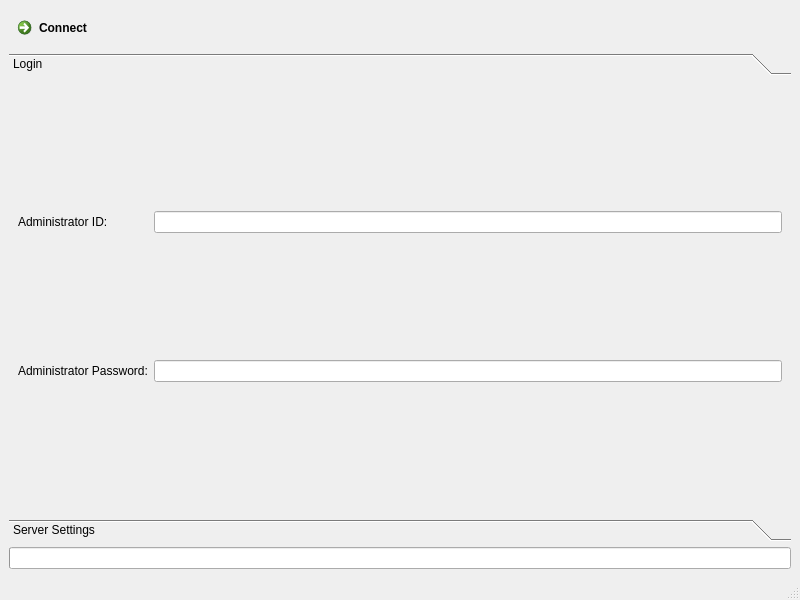
<?xml version="1.0" encoding="UTF-8"?>
<ui version="4.0">
 <class>loginwindow</class>
 <widget class="QMainWindow" name="loginwindow">
  <property name="geometry">
   <rect>
    <x>0</x>
    <y>0</y>
    <width>800</width>
    <height>600</height>
   </rect>
  </property>
  <property name="windowTitle">
   <string>Login</string>
  </property>
  <property name="windowIcon">
   <iconset>
    <normaloff>../../../Downloads/favicon.ico</normaloff>../../../Downloads/favicon.ico</iconset>
  </property>
  <widget class="QWidget" name="centralwidget">
   <layout class="QVBoxLayout" name="verticalLayout">
    <item>
     <widget class="QFrame" name="frame1">
      <property name="sizePolicy">
       <sizepolicy hsizetype="Preferred" vsizetype="Fixed">
        <horstretch>0</horstretch>
        <verstretch>0</verstretch>
       </sizepolicy>
      </property>
      <layout class="QHBoxLayout" name="_3">
       <property name="spacing">
        <number>6</number>
       </property>
       <property name="sizeConstraint">
        <enum>QLayout::SetFixedSize</enum>
       </property>
       <property name="leftMargin">
        <number>1</number>
       </property>
       <property name="topMargin">
        <number>1</number>
       </property>
       <property name="rightMargin">
        <number>1</number>
       </property>
       <property name="bottomMargin">
        <number>1</number>
       </property>
       <item>
        <widget class="QCommandLinkButton" name="commandLinkButton">
         <property name="sizePolicy">
          <sizepolicy hsizetype="Preferred" vsizetype="Fixed">
           <horstretch>0</horstretch>
           <verstretch>0</verstretch>
          </sizepolicy>
         </property>
         <property name="text">
          <string>Connect</string>
         </property>
        </widget>
       </item>
      </layout>
     </widget>
    </item>
    <item>
     <widget class="QToolBox" name="toolBox">
      <property name="currentIndex">
       <number>0</number>
      </property>
      <widget class="QWidget" name="page">
       <property name="geometry">
        <rect>
         <x>0</x>
         <y>0</y>
         <width>782</width>
         <height>403</height>
        </rect>
       </property>
       <attribute name="label">
        <string>Login</string>
       </attribute>
       <layout class="QGridLayout" name="gridLayout">
        <item row="0" column="0">
         <widget class="QLabel" name="label">
          <property name="text">
           <string>Administrator ID:</string>
          </property>
         </widget>
        </item>
        <item row="0" column="1">
         <widget class="QLineEdit" name="lineEdit"/>
        </item>
        <item row="1" column="0">
         <widget class="QLabel" name="label_2">
          <property name="text">
           <string>Administrator Password:</string>
          </property>
         </widget>
        </item>
        <item row="1" column="1">
         <widget class="QLineEdit" name="lineEdit_2"/>
        </item>
       </layout>
      </widget>
      <widget class="QWidget" name="page_2">
       <property name="geometry">
        <rect>
         <x>0</x>
         <y>0</y>
         <width>782</width>
         <height>403</height>
        </rect>
       </property>
       <attribute name="label">
        <string>Server Settings</string>
       </attribute>
       <layout class="QHBoxLayout" name="horizontalLayout">
        <item>
         <widget class="QGroupBox" name="connGroupBox">
          <property name="title">
           <string>Connection settings</string>
          </property>
          <layout class="QGridLayout" name="_2">
           <property name="leftMargin">
            <number>8</number>
           </property>
           <property name="topMargin">
            <number>8</number>
           </property>
           <property name="rightMargin">
            <number>8</number>
           </property>
           <property name="bottomMargin">
            <number>8</number>
           </property>
           <property name="spacing">
            <number>6</number>
           </property>
           <item row="1" column="3">
            <widget class="QLineEdit" name="editDatabase"/>
           </item>
           <item row="5" column="3">
            <widget class="QSpinBox" name="portSpinBox">
             <property name="specialValueText">
              <string>Default</string>
             </property>
             <property name="minimum">
              <number>-1</number>
             </property>
             <property name="maximum">
              <number>65535</number>
             </property>
             <property name="value">
              <number>-1</number>
             </property>
            </widget>
           </item>
           <item row="2" column="3">
            <widget class="QLineEdit" name="editUsername"/>
           </item>
           <item row="4" column="1">
            <widget class="QLabel" name="textLabel5">
             <property name="text">
              <string>&amp;Hostname:</string>
             </property>
             <property name="buddy">
              <cstring>editHostname</cstring>
             </property>
            </widget>
           </item>
           <item row="3" column="3">
            <widget class="QLineEdit" name="editPassword">
             <property name="echoMode">
              <enum>QLineEdit::Password</enum>
             </property>
            </widget>
           </item>
           <item row="2" column="1">
            <widget class="QLabel" name="textLabel4">
             <property name="text">
              <string>&amp;Username:</string>
             </property>
             <property name="buddy">
              <cstring>editUsername</cstring>
             </property>
            </widget>
           </item>
           <item row="1" column="1">
            <widget class="QLabel" name="textLabel3">
             <property name="text">
              <string>Database Name:</string>
             </property>
             <property name="buddy">
              <cstring>editDatabase</cstring>
             </property>
            </widget>
           </item>
           <item row="0" column="1">
            <widget class="QCheckBox" name="checkBox">
             <property name="text">
              <string>Connect to the default Database</string>
             </property>
             <property name="checked">
              <bool>true</bool>
             </property>
            </widget>
           </item>
           <item row="3" column="1">
            <widget class="QLabel" name="textLabel4_2">
             <property name="text">
              <string>&amp;Password:</string>
             </property>
             <property name="buddy">
              <cstring>editPassword</cstring>
             </property>
            </widget>
           </item>
           <item row="4" column="3">
            <widget class="QLineEdit" name="editHostname"/>
           </item>
           <item row="5" column="1">
            <widget class="QLabel" name="textLabel5_2">
             <property name="text">
              <string>P&amp;ort:</string>
             </property>
             <property name="buddy">
              <cstring>portSpinBox</cstring>
             </property>
            </widget>
           </item>
          </layout>
         </widget>
        </item>
       </layout>
      </widget>
     </widget>
    </item>
    <item>
     <widget class="QProgressBar" name="progressBar">
      <property name="maximum">
       <number>100</number>
      </property>
      <property name="value">
       <number>0</number>
      </property>
      <property name="textVisible">
       <bool>false</bool>
      </property>
     </widget>
    </item>
   </layout>
  </widget>
  <widget class="QMenuBar" name="menubar">
   <property name="geometry">
    <rect>
     <x>0</x>
     <y>0</y>
     <width>800</width>
     <height>23</height>
    </rect>
   </property>
  </widget>
  <widget class="QStatusBar" name="statusbar"/>
 </widget>
 <resources/>
 <connections/>
</ui>
